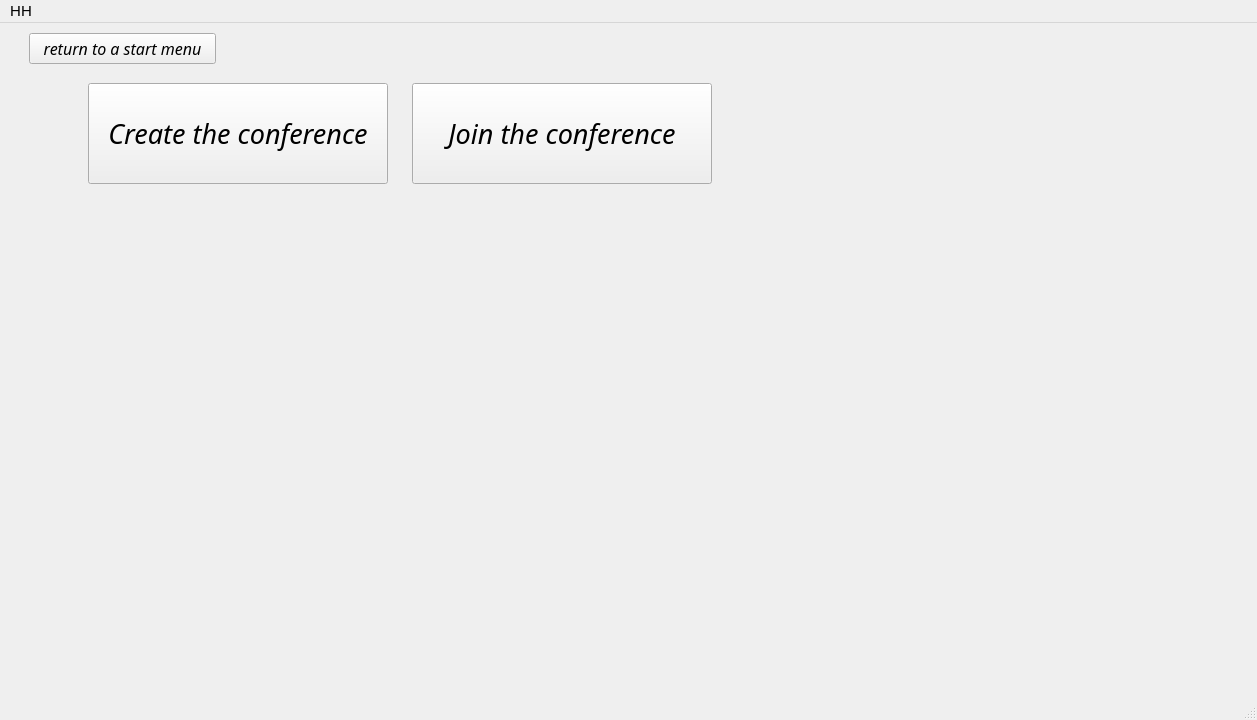
<?xml version="1.0" encoding="UTF-8"?>
<ui version="4.0">
 <class>second_window</class>
 <widget class="QMainWindow" name="second_window">
  <property name="geometry">
   <rect>
    <x>0</x>
    <y>0</y>
    <width>1257</width>
    <height>720</height>
   </rect>
  </property>
  <property name="maximumSize">
   <size>
    <width>1280</width>
    <height>720</height>
   </size>
  </property>
  <property name="font">
   <font>
    <pointsize>11</pointsize>
   </font>
  </property>
  <property name="windowTitle">
   <string>second_window</string>
  </property>
  <widget class="QWidget" name="centralwidget">
   <widget class="QWidget" name="data_widget" native="true">
    <property name="enabled">
     <bool>true</bool>
    </property>
    <property name="geometry">
     <rect>
      <x>30</x>
      <y>60</y>
      <width>741</width>
      <height>491</height>
     </rect>
    </property>
    <widget class="QWidget" name="horizontalLayoutWidget_2">
     <property name="geometry">
      <rect>
       <x>0</x>
       <y>190</y>
       <width>741</width>
       <height>41</height>
      </rect>
     </property>
     <layout class="QHBoxLayout" name="link_lay"/>
    </widget>
    <widget class="QWidget" name="horizontalLayoutWidget_3">
     <property name="geometry">
      <rect>
       <x>400</x>
       <y>450</y>
       <width>341</width>
       <height>41</height>
      </rect>
     </property>
     <layout class="QHBoxLayout" name="main_buttons_lay"/>
    </widget>
    <widget class="QWidget" name="horizontalLayoutWidget_4">
     <property name="geometry">
      <rect>
       <x>0</x>
       <y>0</y>
       <width>741</width>
       <height>101</height>
      </rect>
     </property>
     <layout class="QHBoxLayout" name="label_lay"/>
    </widget>
    <widget class="QWidget" name="horizontalLayoutWidget_8">
     <property name="geometry">
      <rect>
       <x>0</x>
       <y>260</y>
       <width>121</width>
       <height>31</height>
      </rect>
     </property>
     <layout class="QHBoxLayout" name="show_extra_settings_lay"/>
    </widget>
    <widget class="QWidget" name="settings_widget" native="true">
     <property name="geometry">
      <rect>
       <x>0</x>
       <y>310</y>
       <width>401</width>
       <height>91</height>
      </rect>
     </property>
     <widget class="QWidget" name="horizontalLayoutWidget_6">
      <property name="geometry">
       <rect>
        <x>0</x>
        <y>0</y>
        <width>401</width>
        <height>41</height>
       </rect>
      </property>
      <layout class="QHBoxLayout" name="max_clients_lay"/>
     </widget>
     <widget class="QWidget" name="horizontalLayoutWidget_5">
      <property name="geometry">
       <rect>
        <x>0</x>
        <y>50</y>
        <width>401</width>
        <height>41</height>
       </rect>
      </property>
      <layout class="QHBoxLayout" name="camera_index_lay"/>
     </widget>
    </widget>
    <widget class="QWidget" name="horizontalLayoutWidget_9">
     <property name="geometry">
      <rect>
       <x>400</x>
       <y>260</y>
       <width>341</width>
       <height>31</height>
      </rect>
     </property>
     <layout class="QHBoxLayout" name="errors_lay"/>
    </widget>
   </widget>
   <widget class="QWidget" name="role_buttons_widget" native="true">
    <property name="geometry">
     <rect>
      <x>70</x>
      <y>60</y>
      <width>661</width>
      <height>101</height>
     </rect>
    </property>
    <widget class="QWidget" name="horizontalLayoutWidget">
     <property name="geometry">
      <rect>
       <x>0</x>
       <y>0</y>
       <width>661</width>
       <height>101</height>
      </rect>
     </property>
     <layout class="QHBoxLayout" name="role_buttons_lay">
      <item>
       <widget class="QPushButton" name="create_button">
        <property name="maximumSize">
         <size>
          <width>300</width>
          <height>200</height>
         </size>
        </property>
        <property name="font">
         <font>
          <family>Ubuntu Mono</family>
          <pointsize>20</pointsize>
          <italic>true</italic>
          <underline>false</underline>
          <strikeout>false</strikeout>
          <kerning>true</kerning>
         </font>
        </property>
        <property name="text">
         <string>Create the conference</string>
        </property>
       </widget>
      </item>
      <item>
       <widget class="QPushButton" name="join_button">
        <property name="maximumSize">
         <size>
          <width>300</width>
          <height>200</height>
         </size>
        </property>
        <property name="font">
         <font>
          <family>Ubuntu Mono</family>
          <pointsize>20</pointsize>
          <italic>true</italic>
          <underline>false</underline>
          <strikeout>false</strikeout>
          <kerning>true</kerning>
         </font>
        </property>
        <property name="text">
         <string>Join the conference</string>
        </property>
       </widget>
      </item>
     </layout>
    </widget>
   </widget>
   <widget class="QWidget" name="horizontalLayoutWidget_7">
    <property name="geometry">
     <rect>
      <x>29</x>
      <y>10</y>
      <width>187</width>
      <height>32</height>
     </rect>
    </property>
    <layout class="QHBoxLayout" name="return_lay">
     <item>
      <widget class="QPushButton" name="return_button">
       <property name="font">
        <font>
         <family>Ubuntu Mono</family>
         <pointsize>12</pointsize>
         <italic>true</italic>
        </font>
       </property>
       <property name="text">
        <string>return to a start menu</string>
       </property>
      </widget>
     </item>
    </layout>
   </widget>
  </widget>
  <widget class="QMenuBar" name="menubar">
   <property name="geometry">
    <rect>
     <x>0</x>
     <y>0</y>
     <width>1257</width>
     <height>22</height>
    </rect>
   </property>
   <widget class="QMenu" name="menuHH">
    <property name="font">
     <font>
      <family>Ubuntu Mono</family>
      <pointsize>11</pointsize>
      <italic>true</italic>
     </font>
    </property>
    <property name="title">
     <string>HH</string>
    </property>
   </widget>
   <addaction name="menuHH"/>
  </widget>
  <widget class="QStatusBar" name="statusbar"/>
 </widget>
 <resources/>
 <connections/>
</ui>
